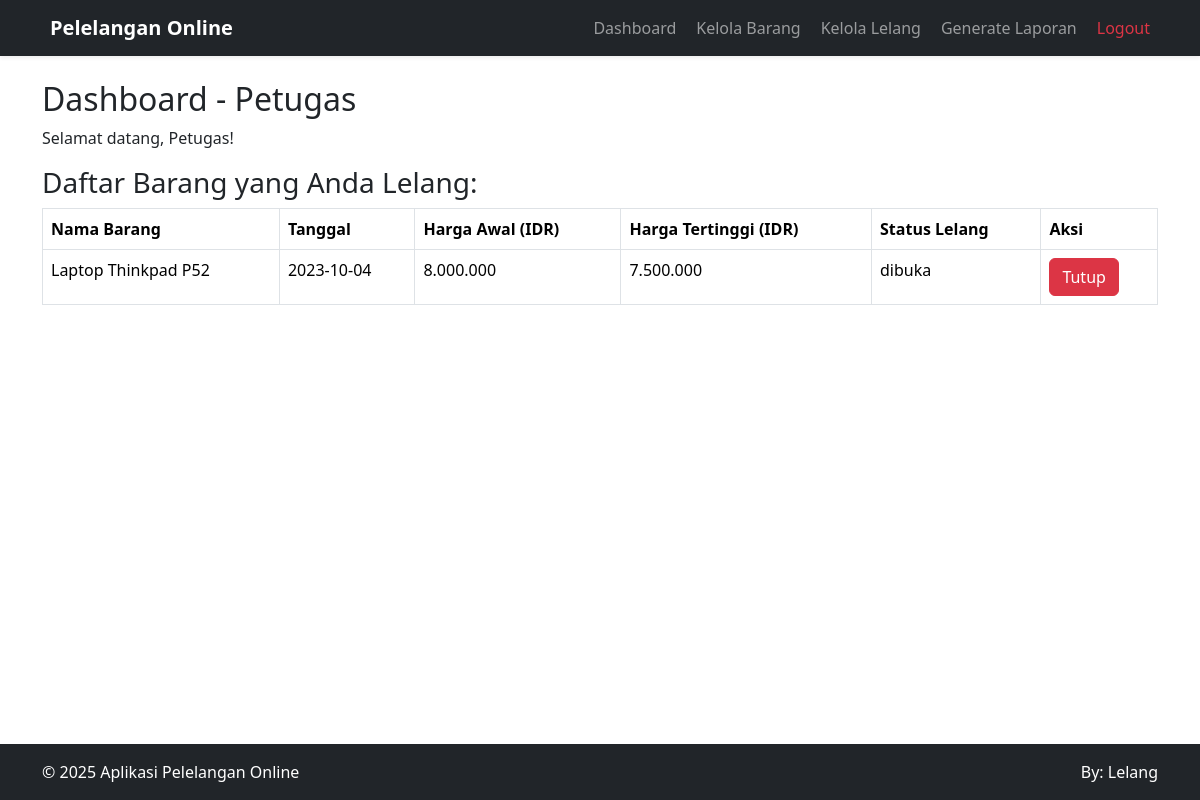
The page /pages/petugas/dashboard.php (signed in) on the database its author committed.
### tables this page shows
CREATE TABLE `tb_barang` (
  `id_barang` int NOT NULL,
  `gambar` varchar(255) NOT NULL,
  `nama_barang` varchar(25) NOT NULL,
  `tgl` date NOT NULL,
  `harga_awal` int NOT NULL,
  `deskripsi_barang` text NOT NULL
);

### pages/petugas/dashboard.php (the view, shortened to what this page needs)
<?php
require_once '../../config/database.php';
$sql = "SELECT b.id_barang, b.nama_barang, b.tgl, b.harga_awal, b.deskripsi_barang, l.status, IFNULL(MAX(h.penawaran_harga), b.harga_awal) AS harga_tertinggi
FROM tb_barang b
INNER JOIN tb_lelang l ON b.id_barang = l.id_barang
LEFT JOIN history_lelang h ON b.id_barang = h.id_barang
GROUP BY b.id_barang, b.harga_awal, b.deskripsi_barang, l.status
ORDER BY b.tgl DESC";
$barang_list = [];
$result = $mysqli->query($sql);
if ($result) {
  while ($row = $result->fetch_assoc()) {
    $barang_list[] = $row;
  }
}
?>
<!DOCTYPE html>
<html lang="en" class="h-100">
<head>
  <link rel="stylesheet" href="../../assets/css/bootstrap.min.css">
  <link rel="stylesheet" href="../../assets/css/style.css">
</head>
<body class="d-flex flex-column h-100">
  <?php include '../../includes/navbar.php'; ?>
  <div class="container mt-4">
    <h2>Dashboard - Petugas</h2>
    <p>Selamat datang, Petugas!</p>
    <h3>Daftar Barang yang Anda Lelang:</h3>
    <table class="table table-bordered">
      <thead>
        <tr>
          <th>Nama Barang</th>
          <th>Tanggal</th>
          <th>Harga Awal (IDR)</th>
          <th>Harga Tertinggi (IDR)</th>
          <th>Status Lelang</th>
          <th>Aksi</th>
        </tr>
      </thead>
      <tbody>
        <?php foreach ($barang_list as $barang) : ?>
          <tr>
            <td><?php echo $barang['nama_barang']; ?></td>
            <td><?php echo $barang['tgl']; ?></td>
            <td><?php echo number_format($barang['harga_awal'], 0, ",", "."); ?></td>
            <td><?php echo number_format($barang['harga_tertinggi'], 0, ",", "."); ?></td>
            <td><?php echo $barang['status']; ?></td>
            <td>
              <?php if ($barang['status'] == 'dibuka'){
                echo "<a href='close_auction.php?id_barang=" . $barang['id_barang'] . "' class='btn btn-danger'>Tutup</a>";
              } else {
                echo "<a href='detail_auction.php?id_barang=" . $barang['id_barang'] . "' class='btn btn-primary'>Detail</a>";
              }?>
            </td>
          </tr>
        <?php endforeach; ?>
      </tbody>
    </table>
  </div>
  <?php include '../../includes/footer.php'; ?>

### rows shown on the page
tb_barang: nama_barang "Laptop Thinkpad P52", tgl "2023-10-04", harga_awal "8.000.000", harga_tertinggi "7.500.000", status "dibuka"
